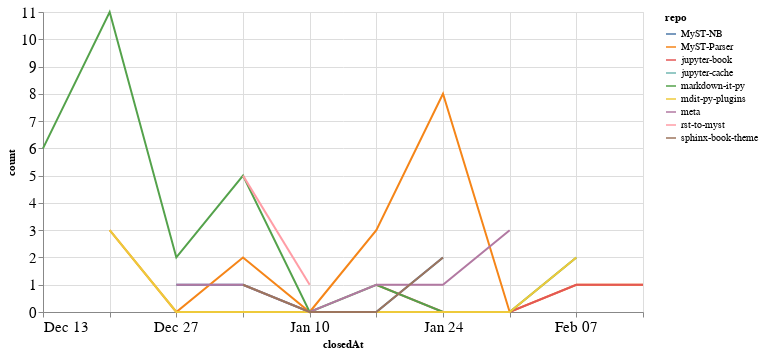

Notebook source saved alongside this figure:
### Code cell
closed_by_time = closed_by.groupby('repo').resample('W', on='closedAt').count()['author'].reset_index()
closed_by_time = closed_by_time.rename(columns={'author': 'count'})

alt.Chart(closed_by_time, width=600).mark_line().encode(
    x='closedAt',
    y='count',
    color='repo',
    tooltip="repo"
)

### Figure 1 — Vega-Lite specification as saved in the notebook (floating-point values rounded to 4 significant figures)
{"config": {"axisLeft": {"labelFontSize": 15}, "axisBottom": {"labelFontSize": 15}}, "data": {"name": "data-175b23346472ebef0c7298afcb64a9b7"}, "mark": "line", "encoding": {"color": {"type": "nominal", "field": "repo"}, "tooltip": {"type": "nominal", "field": "repo"}, "x": {"type": "temporal", "field": "closedAt"}, "y": {"type": "quantitative", "field": "count"}}, "width": 600, "$schema": "https://vega.github.io/schema/vega-lite/v4.8.1.json", "datasets": {"data-175b23346472ebef0c7298afcb64a9b7": [{"repo": "MyST-NB", "closedAt": "2020-12-27T00:00:00", "count": 1}, {"repo": "MyST-NB", "closedAt": "2021-01-03T00:00:00", "count": 1}, {"repo": "MyST-NB", "closedAt": "2021-01-10T00:00:00", "count": 0}, {"repo": "MyST-NB", "closedAt": "2021-01-17T00:00:00", "count": 0}, {"repo": "MyST-NB", "closedAt": "2021-01-24T00:00:00", "count": 2}, {"repo": "MyST-Parser", "closedAt": "2020-12-20T00:00:00", "count": 3}, {"repo": "MyST-Parser", "closedAt": "2020-12-27T00:00:00", "count": 0}, {"repo": "MyST-Parser", "closedAt": "2021-01-03T00:00:00", "count": 2}, {"repo": "MyST-Parser", "closedAt": "2021-01-10T00:00:00", "count": 0}, {"repo": "MyST-Parser", "closedAt": "2021-01-17T00:00:00", "count": 3}, {"repo": "MyST-Parser", "closedAt": "2021-01-24T00:00:00", "count": 8}, {"repo": "MyST-Parser", "closedAt": "2021-01-31T00:00:00", "count": 0}, {"repo": "MyST-Parser", "closedAt": "2021-02-07T00:00:00", "count": 1}, {"repo": "MyST-Parser", "closedAt": "2021-02-14T00:00:00", "count": 1}, {"repo": "jupyter-book", "closedAt": "2021-01-17T00:00:00", "count": 1}, {"repo": "jupyter-book", "closedAt": "2021-01-24T00:00:00", "count": 0}, {"repo": "jupyter-book", "closedAt": "2021-01-31T00:00:00", "count": 0}, {"repo": "jupyter-book", "closedAt": "2021-02-07T00:00:00", "count": 1}, {"repo": "jupyter-book", "closedAt": "2021-02-14T00:00:00", "count": 1}, {"repo": "jupyter-cache", "closedAt": "2021-01-17T00:00:00", "count": 2}, {"repo": "markdown-it-py", "closedAt": "2020-12-13T00:00:00", "count": 6}, {"repo": "markdown-it-py", "closedAt": "2020-12-20T00:00:00", "count": 11}, {"repo": "markdown-it-py", "closedAt": "2020-12-27T00:00:00", "count": 2}, {"repo": "markdown-it-py", "closedAt": "2021-01-03T00:00:00", "count": 5}, {"repo": "markdown-it-py", "closedAt": "2021-01-10T00:00:00", "count": 0}, {"repo": "markdown-it-py", "closedAt": "2021-01-17T00:00:00", "count": 1}, {"repo": "markdown-it-py", "closedAt": "2021-01-24T00:00:00", "count": 0}, {"repo": "markdown-it-py", "closedAt": "2021-01-31T00:00:00", "count": 0}, {"repo": "markdown-it-py", "closedAt": "2021-02-07T00:00:00", "count": 2}, {"repo": "mdit-py-plugins", "closedAt": "2020-12-20T00:00:00", "count": 3}, {"repo": "mdit-py-plugins", "closedAt": "2020-12-27T00:00:00", "count": 0}, {"repo": "mdit-py-plugins", "closedAt": "2021-01-03T00:00:00", "count": 0}, {"repo": "mdit-py-plugins", "closedAt": "2021-01-10T00:00:00", "count": 0}, {"repo": "mdit-py-plugins", "closedAt": "2021-01-17T00:00:00", "count": 0}, {"repo": "mdit-py-plugins", "closedAt": "2021-01-24T00:00:00", "count": 0}, {"repo": "mdit-py-plugins", "closedAt": "2021-01-31T00:00:00", "count": 0}, {"repo": "mdit-py-plugins", "closedAt": "2021-02-07T00:00:00", "count": 2}, {"repo": "meta", "closedAt": "2020-12-27T00:00:00", "count": 1}, {"repo": "meta", "closedAt": "2021-01-03T00:00:00", "count": 1}, {"repo": "meta", "closedAt": "2021-01-10T00:00:00", "count": 0}, {"repo": "meta", "closedAt": "2021-01-17T00:00:00", "count": 1}, {"repo": "meta", "closedAt": "2021-01-24T00:00:00", "count": 1}, {"repo": "meta", "closedAt": "2021-01-31T00:00:00", "count": 3}, {"repo": "rst-to-myst", "closedAt": "2021-01-03T00:00:00", "count": 5}, {"repo": "rst-to-myst", "closedAt": "2021-01-10T00:00:00", "count": 1}, {"repo": "sphinx-book-theme", "closedAt": "2021-01-03T00:00:00", "count": 1}, {"repo": "sphinx-book-theme", "closedAt": "2021-01-10T00:00:00", "count": 0}, {"repo": "sphinx-book-theme", "closedAt": "2021-01-17T00:00:00", "count": 0}, {"repo": "sphinx-book-theme", "closedAt": "2021-01-24T00:00:00", "count": 2}]}}
